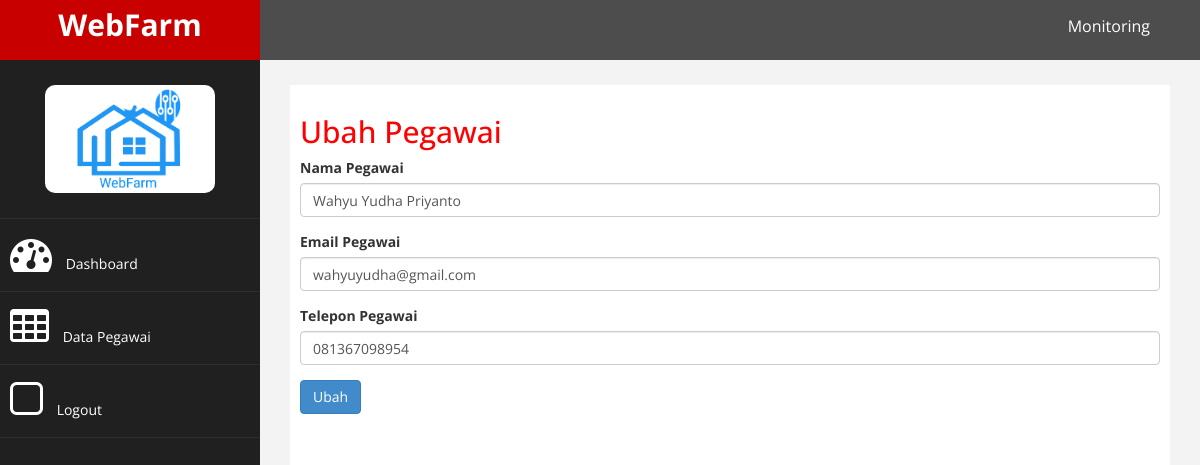
Page /admin/admin_home.php?halaman=ubah_pegawai&id=14 (signed in) on the committed database.
### tables this page shows
CREATE TABLE `pegawai` (
  `id_pegawai` int(25) NOT NULL,
  `email_pegawai` varchar(50) NOT NULL,
  `nama_pegawai` varchar(50) NOT NULL,
  `telepon_pegawai` varchar(50) NOT NULL
);

### admin/ubahpegawai.php (the view, shortened to what this page needs)
<h2>Ubah Pegawai</h2>
<?php
if (isset($_GET['id'])) {
    $id_pegawai = $_GET['id'];
    $ambil = $koneksi->query("SELECT * FROM pegawai WHERE id_pegawai = '$id_pegawai'");
    $pecah = $ambil->fetch_assoc();
?>
<form method="post" enctype="multipart/form-data">
    <div class="form-group">
        <label>Nama Pegawai</label>
        <input type="text" name="nama" class="form-control" value="<?php echo $pecah['nama_pegawai']; ?>">
    </div>
    <div class="form-group">
        <label>Email Pegawai</label>
        <input type="text" name="email" class="form-control" value="<?php echo $pecah['email_pegawai']; ?>">
    </div>
    <div class="form-group">
        <label>Telepon Pegawai</label>
        <input type="text" name="telepon" class="form-control" value="<?php echo $pecah['telepon_pegawai']; ?>">
    </div>
    <button type="submit" class="btn btn-primary" name="ubah">Ubah</button>
</form>
<?php
} else {
    echo "ID Pegawai tidak valid.";
}
?>

### admin/assets/css/custom.css (style rules this page uses)
body { font-family: 'Open Sans', sans-serif; }
h2 { color: #f00; }

### rows in the picture
pegawai: nama "Wahyu Yudha Priyanto", email "wahyuyudha@gmail.com", telepon "081367098954"
